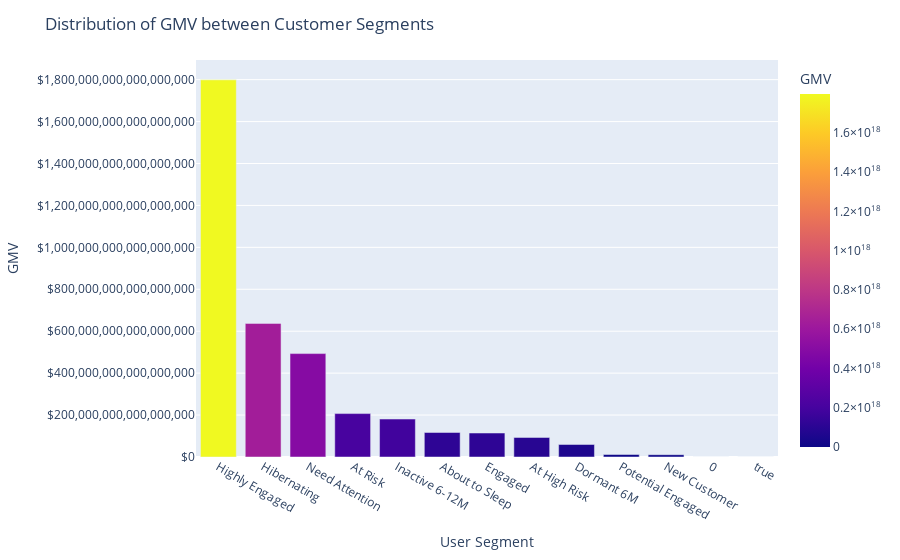

The cell this chart's notebook holds for it:
### Markdown cell above
### The distribution of GMV between Customers

### Code cell
import plotly.express as px

# Assuming you have a DataFrame called 'df' with columns 'user segment' and 'GMV'
# Replace 'user segment' and 'GMV' with your actual column names

# Group the data by user segment and calculate the sum of GMV
segment_gmv = df.groupby('USER_SEGMENT')['GMV'].sum().sort_values(ascending=False).reset_index()

# Create an interactive bar plot using Plotly
fig = px.bar(segment_gmv, x='USER_SEGMENT', y='GMV', color='GMV')

# Customize the appearance of the plot
fig.update_layout(
    title='Distribution of GMV between Customer Segments',
    xaxis_title='User Segment',
    yaxis_title='GMV',
    xaxis={'categoryorder': 'total descending'},
    yaxis_tickformat='$,.0f'  # Format GMV values as currency
)

# Display the interactive plot
fig.show()

### Figure 1 — Plotly figure (JSON) as saved in the notebook; plotly's stock layout.template omitted (floating-point values rounded to 4 significant figures)
{"data": [{"alignmentgroup": "True", "hovertemplate": "USER_SEGMENT=%{x}<br>GMV=%{marker.color}<extra></extra>", "legendgroup": "", "marker": {"color": [1798991161910666200, 637299820372000000, 493285298320000000, 207050057788368400, 180994631888000000, 116965070024999890, 114356898443000000, 93329946265000000, 59724212524000000, 11876731457000000, 11008066994000000, 0, 0], "coloraxis": "coloraxis", "pattern": {"shape": ""}}, "name": "", "offsetgroup": "", "orientation": "v", "showlegend": false, "textposition": "auto", "type": "bar", "x": ["Highly Engaged", "Hibernating", "Need Attention", "At Risk", "Inactive 6-12M", "About to Sleep", "Engaged", "At High Risk", "Dormant 6M", "Potential Engaged", "New Customer", 0, true], "xaxis": "x", "y": [1798991161910666200, 637299820372000000, 493285298320000000, 207050057788368400, 180994631888000000, 116965070024999890, 114356898443000000, 93329946265000000, 59724212524000000, 11876731457000000, 11008066994000000, 0, 0], "yaxis": "y"}], "layout": {"barmode": "relative", "coloraxis": {"colorbar": {"title": {"text": "GMV"}}, "colorscale": [[0, "#0d0887"], [0.1111, "#46039f"], [0.2222, "#7201a8"], [0.3333, "#9c179e"], [0.4444, "#bd3786"], [0.5556, "#d8576b"], [0.6667, "#ed7953"], [0.7778, "#fb9f3a"], [0.8889, "#fdca26"], [1, "#f0f921"]]}, "legend": {"tracegroupgap": 0}, "margin": {"t": 60}, "title": {"text": "Distribution of GMV between Customer Segments"}, "xaxis": {"anchor": "y", "categoryorder": "total descending", "domain": [0, 1], "title": {"text": "User Segment"}}, "yaxis": {"anchor": "x", "domain": [0, 1], "tickformat": "$,.0f", "title": {"text": "GMV"}}}}
